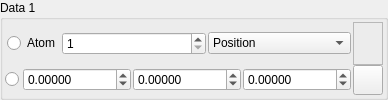
       <widget class="QGroupBox" name="Data1Group" >
        <property name="sizePolicy" >
         <sizepolicy vsizetype="Preferred" hsizetype="Expanding" >
          <horstretch>0</horstretch>
          <verstretch>0</verstretch>
         </sizepolicy>
        </property>
        <property name="title" >
         <string>Data 1</string>
        </property>
        <layout class="QHBoxLayout" name="horizontalLayout_18" >
         <property name="spacing" >
          <number>2</number>
         </property>
         <property name="margin" >
          <number>2</number>
         </property>
         <item>
          <layout class="QGridLayout" name="gridLayout" >
           <property name="spacing" >
            <number>0</number>
           </property>
           <item row="0" column="1" >
            <widget class="TColourFrame" name="Data1ColourFrame" >
             <property name="sizePolicy" >
              <sizepolicy vsizetype="Preferred" hsizetype="Preferred" >
               <horstretch>0</horstretch>
               <verstretch>0</verstretch>
              </sizepolicy>
             </property>
             <property name="frameShape" >
              <enum>QFrame::StyledPanel</enum>
             </property>
             <property name="frameShadow" >
              <enum>QFrame::Raised</enum>
             </property>
            </widget>
           </item>
           <item row="1" column="1" >
            <widget class="QPushButton" name="Data1ColourButton" >
             <property name="sizePolicy" >
              <sizepolicy vsizetype="Preferred" hsizetype="Preferred" >
               <horstretch>0</horstretch>
               <verstretch>0</verstretch>
              </sizepolicy>
             </property>
             <property name="minimumSize" >
              <size>
               <width>30</width>
               <height>30</height>
              </size>
             </property>
             <property name="maximumSize" >
              <size>
               <width>30</width>
               <height>30</height>
              </size>
             </property>
             <property name="text" >
              <string/>
             </property>
             <property name="icon" >
              <iconset resource="icons.qrc" >
               <normaloff>:/basic/icons/basic_colour.svg</normaloff>:/basic/icons/basic_colour.svg</iconset>
             </property>
             <property name="autoDefault" >
              <bool>false</bool>
             </property>
            </widget>
           </item>
           <item row="1" column="0" >
            <layout class="QHBoxLayout" name="horizontalLayout_5" >
             <property name="spacing" >
              <number>2</number>
             </property>
             <item>
              <widget class="QRadioButton" name="Data1ValueRadio" >
               <property name="text" >
                <string/>
               </property>
              </widget>
             </item>
             <item>
              <widget class="QWidget" native="1" name="Data1ValueGroup" >
               <property name="sizePolicy" >
                <sizepolicy vsizetype="Preferred" hsizetype="Expanding" >
                 <horstretch>0</horstretch>
                 <verstretch>0</verstretch>
                </sizepolicy>
               </property>
               <layout class="QHBoxLayout" name="horizontalLayout" >
                <property name="spacing" >
                 <number>2</number>
                </property>
                <property name="margin" >
                 <number>2</number>
                </property>
                <item>
                 <widget class="QDoubleSpinBox" name="Data1ValueXSpin" >
                  <property name="sizePolicy" >
                   <sizepolicy vsizetype="Fixed" hsizetype="Expanding" >
                    <horstretch>0</horstretch>
                    <verstretch>0</verstretch>
                   </sizepolicy>
                  </property>
                  <property name="toolTip" >
                   <string>X-coordinate of glyph data</string>
                  </property>
                  <property name="decimals" >
                   <number>5</number>
                  </property>
                  <property name="minimum" >
                   <double>-100000000.000000000000000</double>
                  </property>
                  <property name="maximum" >
                   <double>10000000.000000000000000</double>
                  </property>
                 </widget>
                </item>
                <item>
                 <widget class="QDoubleSpinBox" name="Data1ValueYSpin" >
                  <property name="sizePolicy" >
                   <sizepolicy vsizetype="Fixed" hsizetype="Expanding" >
                    <horstretch>0</horstretch>
                    <verstretch>0</verstretch>
                   </sizepolicy>
                  </property>
                  <property name="toolTip" >
                   <string>Y-coordinate of glyph data</string>
                  </property>
                  <property name="decimals" >
                   <number>5</number>
                  </property>
                  <property name="minimum" >
                   <double>-100000000.000000000000000</double>
                  </property>
                  <property name="maximum" >
                   <double>10000000.000000000000000</double>
                  </property>
                 </widget>
                </item>
                <item>
                 <widget class="QDoubleSpinBox" name="Data1ValueZSpin" >
                  <property name="sizePolicy" >
                   <sizepolicy vsizetype="Fixed" hsizetype="Expanding" >
                    <horstretch>0</horstretch>
                    <verstretch>0</verstretch>
                   </sizepolicy>
                  </property>
                  <property name="toolTip" >
                   <string>Z-coordinate of glyph data</string>
                  </property>
                  <property name="decimals" >
                   <number>5</number>
                  </property>
                  <property name="minimum" >
                   <double>-100000000.000000000000000</double>
                  </property>
                  <property name="maximum" >
                   <double>10000000.000000000000000</double>
                  </property>
                 </widget>
                </item>
               </layout>
              </widget>
             </item>
            </layout>
           </item>
           <item row="0" column="0" >
            <layout class="QHBoxLayout" name="horizontalLayout_4" >
             <property name="spacing" >
              <number>2</number>
             </property>
             <item>
              <widget class="QWidget" native="1" name="widget" >
               <property name="sizePolicy" >
                <sizepolicy vsizetype="Preferred" hsizetype="Expanding" >
                 <horstretch>0</horstretch>
                 <verstretch>0</verstretch>
                </sizepolicy>
               </property>
               <layout class="QHBoxLayout" name="horizontalLayout_3" >
                <property name="spacing" >
                 <number>2</number>
                </property>
                <property name="margin" >
                 <number>2</number>
                </property>
                <item>
                 <widget class="QRadioButton" name="Data1AtomRadio" >
                  <property name="text" >
                   <string>Atom</string>
                  </property>
                 </widget>
                </item>
                <item>
                 <widget class="QWidget" native="1" name="Data1AtomGroup" >
                  <property name="sizePolicy" >
                   <sizepolicy vsizetype="Preferred" hsizetype="Expanding" >
                    <horstretch>0</horstretch>
                    <verstretch>0</verstretch>
                   </sizepolicy>
                  </property>
                  <layout class="QHBoxLayout" name="horizontalLayout_23" >
                   <property name="spacing" >
                    <number>2</number>
                   </property>
                   <property name="margin" >
                    <number>0</number>
                   </property>
                   <item>
                    <widget class="QSpinBox" name="Data1AtomIdSpin" >
                     <property name="minimum" >
                      <number>1</number>
                     </property>
                     <property name="maximum" >
                      <number>10000000</number>
                     </property>
                    </widget>
                   </item>
                   <item>
                    <widget class="QComboBox" name="Data1AtomCombo" >
                     <property name="insertPolicy" >
                      <enum>QComboBox::NoInsert</enum>
                     </property>
                     <item>
                      <property name="text" >
                       <string>Position</string>
                      </property>
                     </item>
                     <item>
                      <property name="text" >
                       <string>Force</string>
                      </property>
                     </item>
                     <item>
                      <property name="text" >
                       <string>Velocity</string>
                      </property>
                     </item>
                    </widget>
                   </item>
                  </layout>
                 </widget>
                </item>
               </layout>
              </widget>
             </item>
            </layout>
           </item>
          </layout>
         </item>
        </layout>
       </widget>
